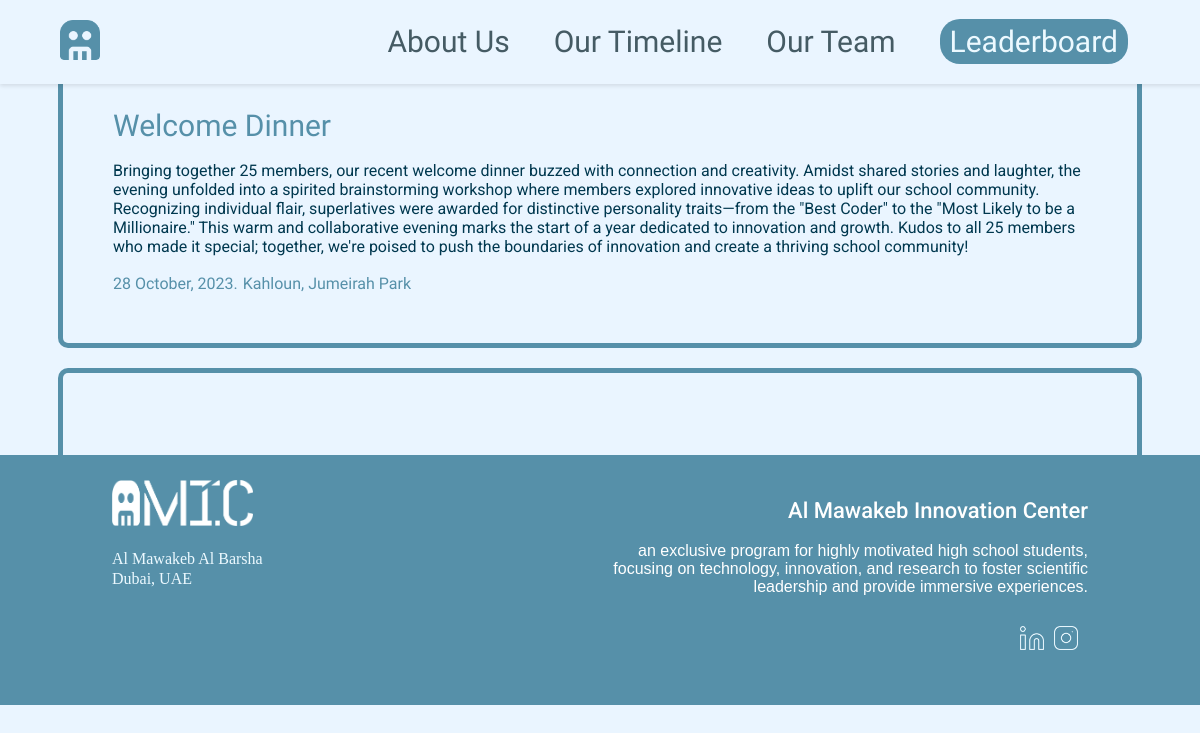
Screenshot of /Activity/4/ with the database file from the repository.
### website/models.py (models this page shows)
class Activity(models.Model):
    activity_id = models.AutoField(primary_key=True)
    activity_name = models.CharField(max_length=100)
    activity = models.TextField()
    date = models.CharField(max_length=100)
    location = models.CharField(max_length=100, null=True,blank=True)

### website/views.py (the view)
# urls.py: path('Activity/<int:activity_id>/', views.activity_detail, name='activity_detail'),
def activity_detail(request, activity_id):
    entry = get_object_or_404(Activity, activity_id=activity_id)
    photos = entry.photos.all()
    return render(request, 'TimelineDetail.html', {'entry': entry, 'photos': photos,"timelines": Timeline.objects.all()})

### templates/TimelineDetail.html (shortened to what this page needs)
{% extends 'Base.html' %}
{% load static %}
{% block  style%}
<link rel="stylesheet" href="{% static 'CSS/TimelineDetail.css' %}">
{% endblock %}
{% block content %}
      <div class="fill">
        <div class="box">
        <div class="eventname">{{ entry.activity_name }}</div><br>
        <div class="eventinfo">{{ entry.activity }}</div><br>
        <div class='eventabout'>
            <div class="eventdate">{{ entry.date }}.</div>
            <div class="eventdate">{{ entry.location }}</div>
        </div>
    </div>
    <div class="photofill">
   </div>
</div>
{% endblock %}

### static/CSS/Common.css (style rules this page uses)
body { background: #EAF5FF; overflow-x: hidden; }

### static/CSS/TimelineDetail.css (style rules this page uses)
.fill { margin: 0px 50px 50px; position: relative; justify-content: center; flex-direction: column; gap: 20px; display: flex; }
.eventdate { color: #5690A9; text-align: left; font-size: 16px; font-family: Stick No Bills; font-weight: 300; }
.eventname { color: #5690A9; text-align: left; font-size: 30px; font-family: Stick No Bills; font-weight: 500; }
.eventinfo { color: #00384F; font-size: 16px; font-family: Roboto; }
.eventabout { display: flex; flex-direction: row; gap: 5px; }
.box { padding: 100px 50px 50px; border-bottom: 5px solid #5690A9; border-left: 5px solid #5690A9; border-right: 5px solid #5690A9; border-radius: 10px; }
.photofill { display: grid; grid-gap: 20px; justify-items: center; grid-template-columns: repeat(auto-fit, minmax(350px, 1fr)); padding: 50px; border-top: 5px solid #5690A9; border-left: 5px solid #5690A9; border-right: 5px solid #5690A9; border-radius: 10px; margin-bottom: -60px; justify-content: center; align-items: center; }

### rows the page displays
Activity: activity_name "Welcome Dinner", activity "Bringing together 25 members, our recent welcome dinner buzzed with connection and creativity. Amidst shared stories and laughter, the evening unfolded into a spirited brainstorming workshop where members explored innovative ideas to uplift our school community. Recognizing individual flair, superlatives were awarded for distinctive personality traits—from the \"Best Coder\" to the \"Most Likely to be a Millionaire.\" This warm and collaborative evening marks the start of a year dedicated to innovation and growth. Kudos to all 25 members who made it special; together, we're poised to push the boundaries of innovation and create a thriving school community!", date "28 October, 2023", location "Kahloun, Jumeirah Park"
